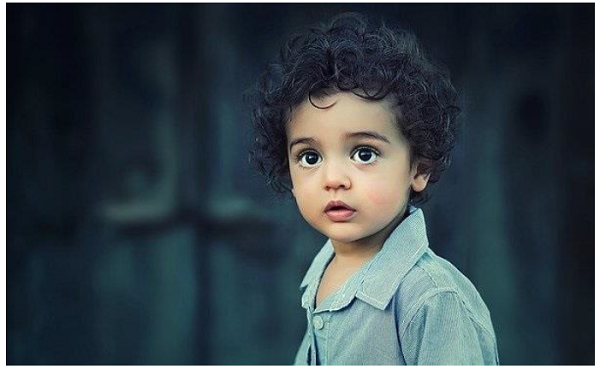
#> input picture add_watermark_image/boy.jpg, 600 x 369 px
$ python watermark_image.py   (older library calls are emulated)
#> lines starting #> are read from the running program, lines starting #| are printed output that depends on the picture
#Import required Image library
from PIL import Image, ImageDraw, ImageFont

#Create an Image Object from an Image
im = Image.open('boy.jpg')
#> im is the input picture: PIL image 600x369 RGBA; mean R, G, B, A 54.6, 66.8, 73.2, 255
width, height = im.size
#> width = 600; height = 369

draw = ImageDraw.Draw(im)
text = "sample watermark"

font = ImageFont.truetype('arial.ttf', 36)
textwidth, textheight = draw.textsize(text, font)
#> textwidth = 337; textheight = 41

# calculate the x,y coordinates of the text
margin = 10
x = width - textwidth - margin
#> x = 253
y = height - textheight - margin
#> y = 318

# draw watermark in the bottom right corner
draw.text((x, y), text, font=font)
im.show()
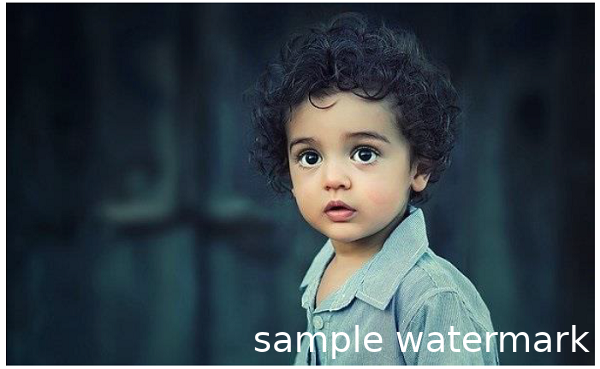
#> shown: PIL image 600x369 RGBA; mean R, G, B, A 56.5, 68.4, 74.7, 255

#Save watermarked image
im.save('watermark.png')
